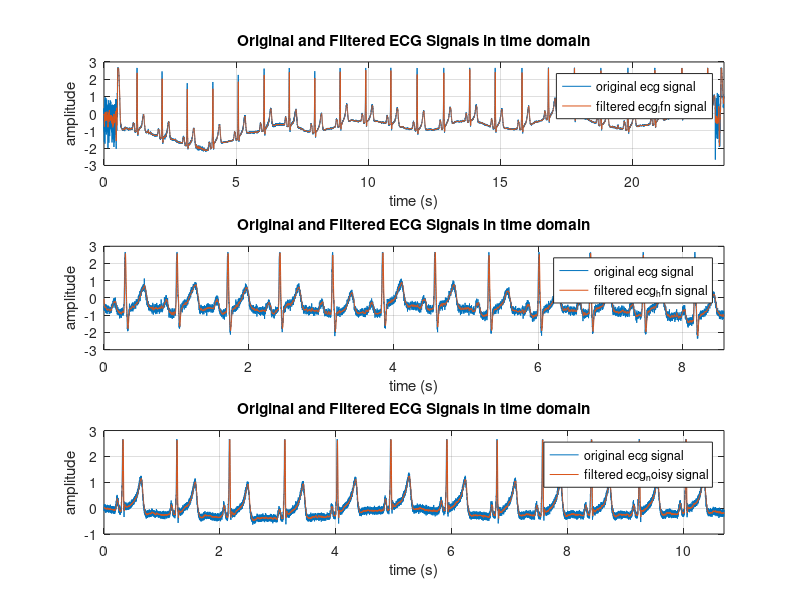
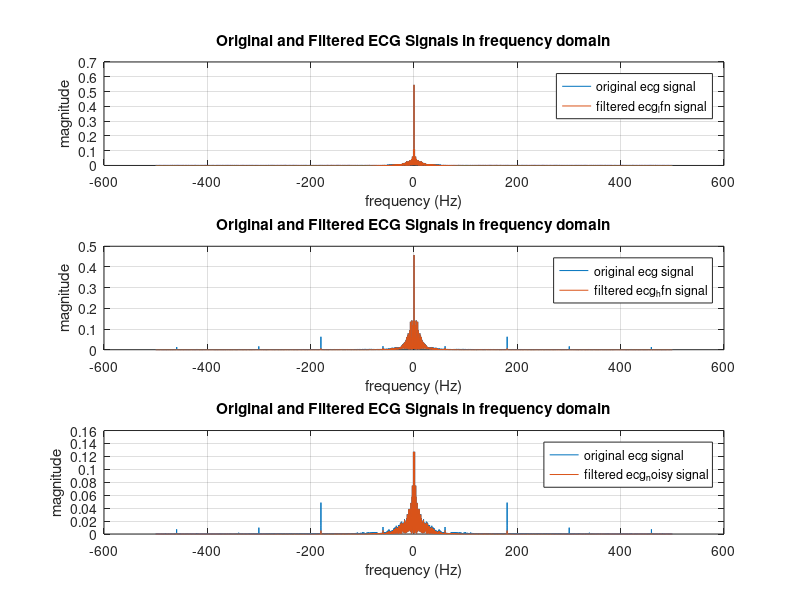

Reproduce these figures in MATLAB, in order.
%% FIR filter (Moving Average Filter)
%%
clc;
clear all;
close all;
%% uploading image
load('ecg_1.mat'); % ecg_lfn is from ecg_1.mat file
load('ecg_2.mat'); % ecg_hfn is from ecg_2.mat file
load('ecg_3.mat'); % ecg_noisy is from ecg_3.mat file
%% Applying a 10-point moving average filter
%% time domain
size_window = 10; % Defined window size of the filter
nom = ones(1,size_window); % nominator coefficient of the filter
denom = size_window; % denominator coefficient of the filter
ecg_lfn_filtered = filter(nom, denom, ecg_lfn);
ecg_hfn_filtered = filter(nom, denom, ecg_hfn);
ecg_noisy_filtered = filter(nom, denom, ecg_noisy);
N_lfn = length(ecg_lfn);
N_hfn = length(ecg_hfn);
N_noisy = length(ecg_noisy);
Fs = 1000; % sample frequency
Ts = 1/Fs;
t_lfn = 0:Ts:(N_lfn-1)*Ts;
t_hfn = 0:Ts:(N_hfn-1)*Ts;
t_noisy = 0:Ts:(N_noisy-1)*Ts;

figure (1)
subplot(311)
plot(t_lfn, ecg_lfn);
hold on;
plot(t_lfn, ecg_lfn_filtered);
grid on;
xlabel("time (s)");
ylabel("amplitude");
title('Original and Filtered ECG Signals in time domain');
legend("original ecg signal","filtered ecg_lfn signal");
xlim([0 N_lfn*Ts]);

subplot(312)
plot(t_hfn, ecg_hfn);
hold on;
plot(t_hfn, ecg_hfn_filtered);
grid on;
xlabel("time (s)");
ylabel("amplitude");
title('Original and Filtered ECG Signals in time domain');
legend("original ecg signal","filtered ecg_hfn signal");
xlim([0 N_hfn*Ts]);

subplot(313)
plot(t_noisy, ecg_noisy);
hold on;
plot(t_noisy, ecg_noisy_filtered);
grid on;
xlabel("time (s)");
ylabel("amplitude");
title('Original and Filtered ECG Signals in time domain');
legend("original ecg signal","filtered ecg_noisy signal");
xlim([0 N_noisy*Ts]);
%% frequency domain
ecg_lfn_freq = abs(fftshift(fft(ecg_lfn,N_lfn)))/N_lfn;
ecg_lfn_filtered_freq = abs(fftshift(fft(ecg_lfn_filtered,N_lfn)))/N_lfn;
f_lfn = linspace(-Fs/2,Fs/2,N_lfn);

ecg_hfn_freq = abs(fftshift(fft(ecg_hfn,N_hfn)))/N_hfn;
ecg_hfn_filtered_freq = abs(fftshift(fft(ecg_hfn_filtered,N_hfn)))/N_hfn;
f_hfn = linspace(-Fs/2,Fs/2,N_hfn);

ecg_noisy_freq = abs(fftshift(fft(ecg_noisy,N_noisy)))/N_noisy;
ecg_noisy_filtered_freq = abs(fftshift(fft(ecg_noisy_filtered,N_noisy)))/N_noisy;
f_noisy = linspace(-Fs/2,Fs/2,N_noisy);

figure (2)
subplot(311)
plot(f_lfn, ecg_lfn_freq);
hold on;
plot(f_lfn, ecg_lfn_filtered_freq);
grid on;
xlabel("frequency (Hz)");
ylabel("magnitude");
title('Original and Filtered ECG Signals in frequency domain');
legend("original ecg signal","filtered ecg_lfn signal");

subplot(312)
plot(f_hfn, ecg_hfn_freq);
hold on;
plot(f_hfn, ecg_hfn_filtered_freq);
grid on;
xlabel("frequency (Hz)");
ylabel("magnitude");
title('Original and Filtered ECG Signals in frequency domain');
legend("original ecg signal","filtered ecg_hfn signal");

subplot(313)
plot(f_noisy, ecg_noisy_freq);
hold on;
plot(f_noisy, ecg_noisy_filtered_freq);
grid on;
xlabel("frequency (Hz)");
ylabel("magnitude");
title('Original and Filtered ECG Signals in frequency domain');
legend("original ecg signal","filtered ecg_noisy signal");